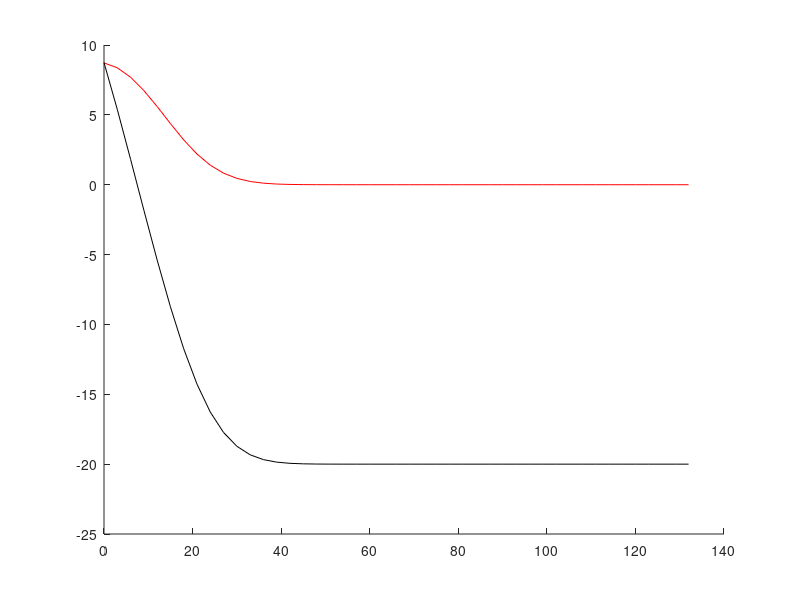

Write the MATLAB code that produced this figure.
% units: time ~ 1 ps = 1, length ~ 1 Å = 1;

dt = 4;
dx = 3;
N = 45;
% propagating step 1 ps, diffusion layer thickness 3 Å, number of diffusion
% layers in the container
% diffusion constant air in water 1.2E-5 cm^2·s^-1
D = 0.12;

% propagation term between the adjacent layers 
a = D*dt/(dx*dx);

% initial concentration and length of the box, 10 M, 15 Å
c0 = 6E-3;
hbx = 5;
h = hbx*dx;

%% initial conentration table, box range C0
conc = zeros(N,1);

for i = 1:hbx
    conc(i) = c0;
end


%% setting the initial propagator
ppgh = zeros(N,N);

% the triple diagonal propagation matrix for each species
for i = 1:N-1
    ppgh(i,i+1) = a;
    ppgh(i+1,i) = a;
    ppgh(i+1,i+1) = 1-2*a;

end

% the outer surface of the container
ppgh(1,1) = 1-a;

% the container stops at the N-th box, no diffusion backward
ppgh(N,N) = 1-a;


%% analytical evaluation parameters
t = 0;
conca = zeros(N,1);
x = dx*(0:N-1)';

%% numerical propagation & analytical evaluation


for j = 1:1E2
%   apply fick's second law to the concentration table
    conc = ppgh*conc;
%   timer for later analytical use
    t = t + dt;
end

%     clf;
conctable1mol = conc * 1/(6E-4);
line(x, conctable1mol, 'Color', 'red');

% analytical evaluation

sigma = sqrt(D*t);
conca = c0*(erfc(0.5*x/sigma) - erfc(0.5*(h-x)/sigma));

conctable1mola = conca * 1/(6E-4);
line(x, conctable1mola, 'Color', 'black');
